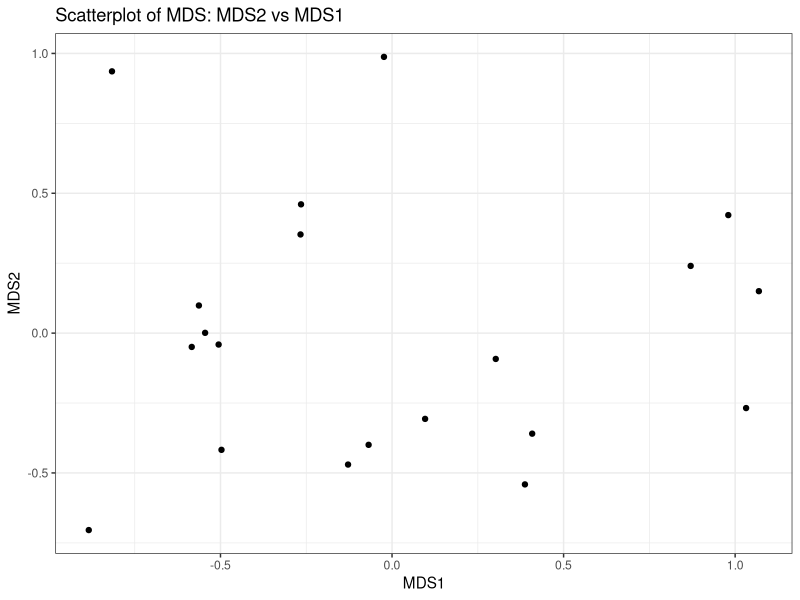
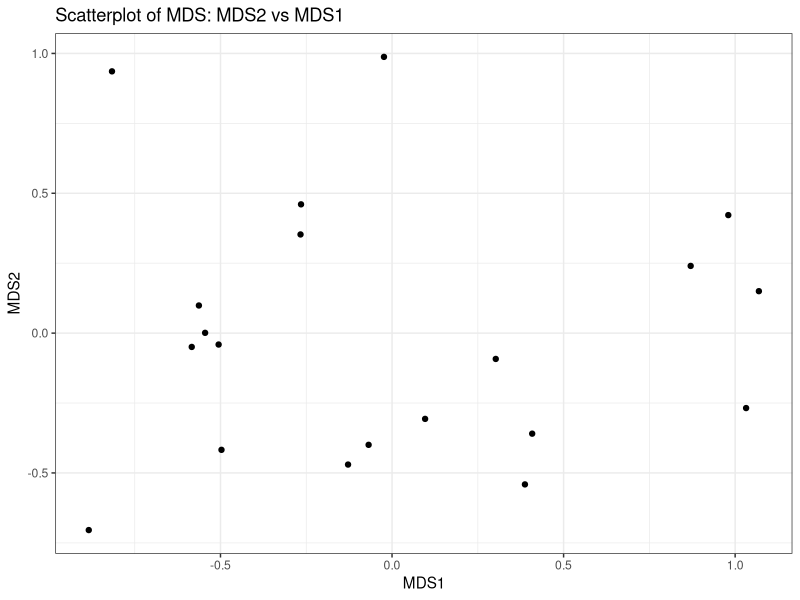

Here is the R script that generated these plots, in order:
## ---- chunk 1
library("vegan")
library("ape")
## ---- chunk 2
data("dune")
dune2 <- dune

#log transform dune
dune2 <- log1p(dune2)
## ---- chunk 3

dune2_ndms <- metaMDS(dune2)
dpoint <- dune2_ndms$point
## ---- chunk 4
library(ggplot2)
ggplot(dpoint,aes(x=MDS1, y=MDS2)) + 
  geom_point() + 
  theme_bw() + 
  ggtitle("Scatterplot of MDS: MDS2 vs MDS1")

ggsave("MDS_Scatterplot.pdf")
